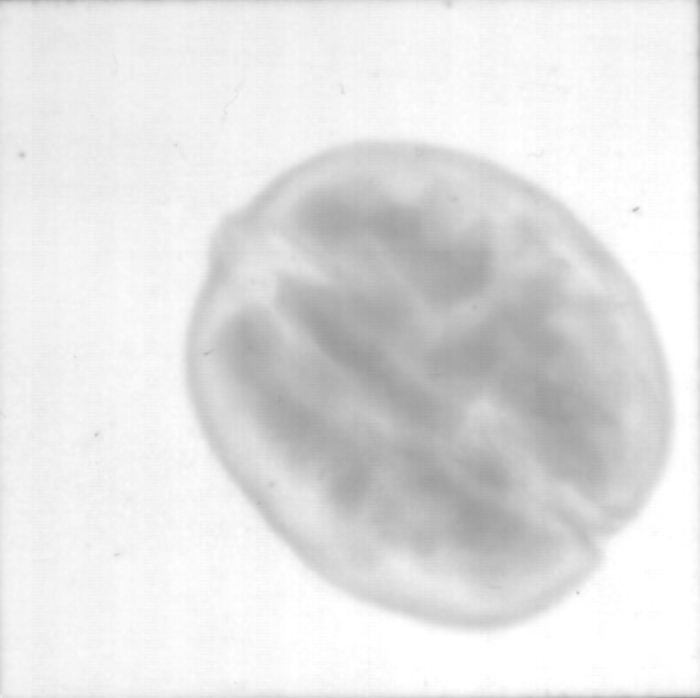
#> input picture Baseline/Image Enhancement/USM/2.png, 700 x 698 px
$ python canny.py
#> lines starting #> are read from the running program, lines starting #| are printed output that depends on the picture
import cv2
import matplotlib.pyplot as plt

# 1. 读取图像
img = cv2.imread('2.png', cv2.IMREAD_GRAYSCALE)
#> img is the input picture: shape (698, 700); min 152, max 255, mean 226.5

# 2. 高斯模糊
blurred = cv2.GaussianBlur(img, (5, 5), 1.4)

# 3. Canny边缘检测
edges = cv2.Canny(blurred, threshold1=5, threshold2=20)
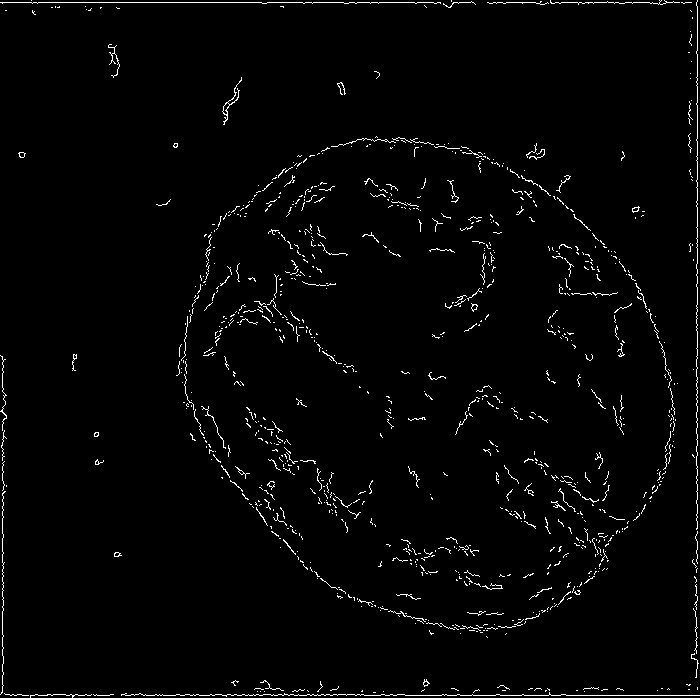
#> edges: shape (698, 700); 2% white in thin lines or dots


cv2.imwrite('2_c.png', edges)

$ run again, with Baseline/Image Enhancement/USM/4.png copied over Baseline/Image Enhancement/USM/2.png
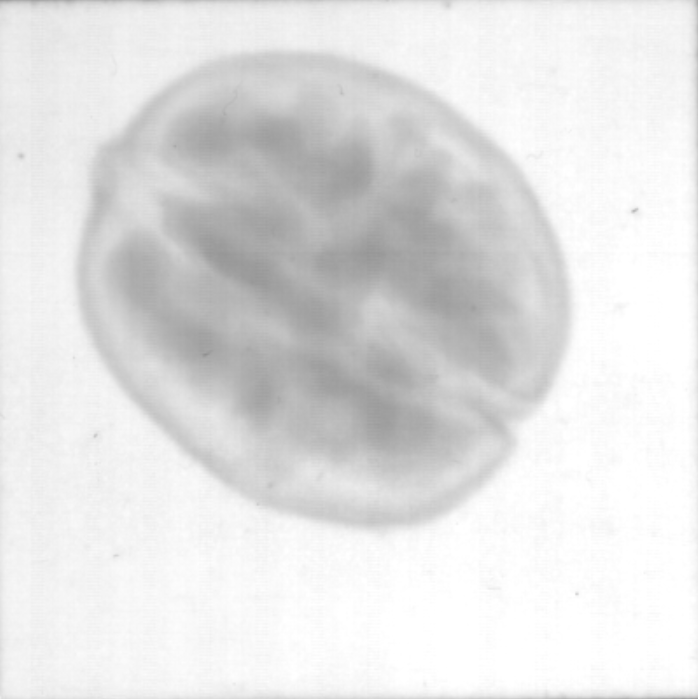
#> input picture Baseline/Image Enhancement/USM/4.png, 698 x 699 px
#> img is the input picture: shape (699, 698); min 144, max 255, mean 225.9
#> `edges = cv2.Canny(blurred, threshold1=5, threshold2=20)`:
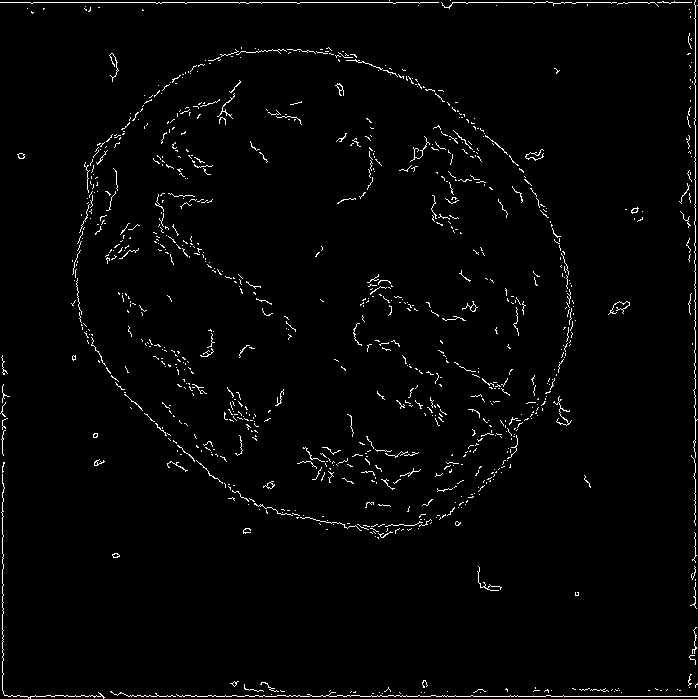
#> edges: shape (699, 698); 2% white in thin lines or dots
